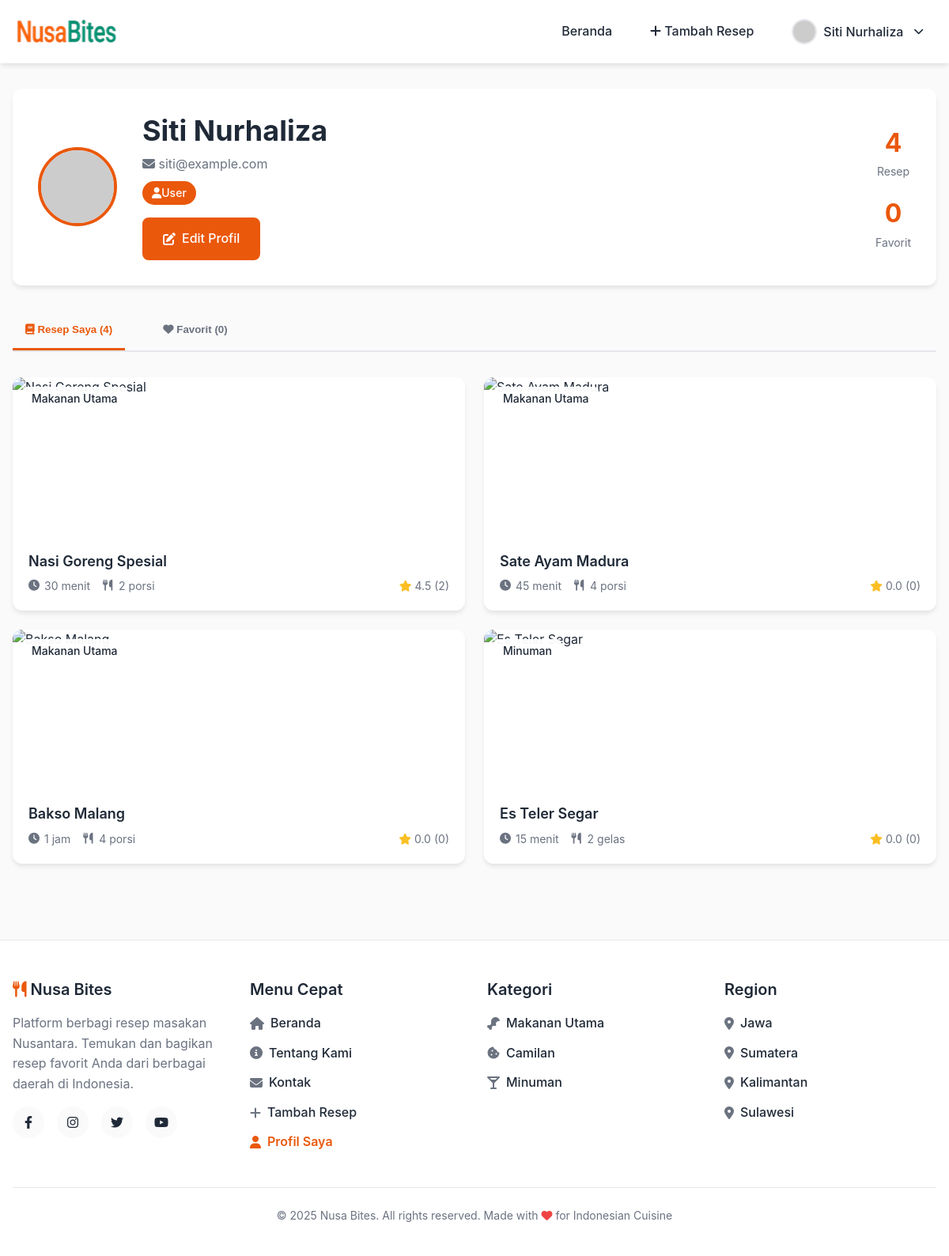
Page /pages/user/profile.php (signed in) on the committed database.
### tables this page shows
CREATE TABLE IF NOT EXISTS recipes (
    id INT AUTO_INCREMENT PRIMARY KEY,
    title VARCHAR(200) NOT NULL,
    description TEXT NOT NULL,
    image VARCHAR(500) DEFAULT NULL,
    author_id INT NOT NULL,
    author_name VARCHAR(100) NOT NULL,
    author_avatar VARCHAR(255) DEFAULT NULL,
    cooking_time VARCHAR(50) NOT NULL,
    servings VARCHAR(20) DEFAULT NULL,
    category VARCHAR(50) NOT NULL,
    region VARCHAR(50) NOT NULL,
    rating DECIMAL(3,2) DEFAULT 0.00,
    review_count INT DEFAULT 0,
    ingredients TEXT NOT NULL,
    steps TEXT NOT NULL,
    created_at TIMESTAMP DEFAULT CURRENT_TIMESTAMP,
    updated_at TIMESTAMP DEFAULT CURRENT_TIMESTAMP ON UPDATE CURRENT_TIMESTAMP,
    FOREIGN KEY (author_id) REFERENCES users(id) ON DELETE CASCADE,
    INDEX idx_category (category),
    INDEX idx_region (region),
    INDEX idx_rating (rating)
);

### config/functions.php (called while the page is built, shortened)
<?php
function isLoggedIn()
{
    return isset($_SESSION['user_id']);
}
function getCurrentUser()
{
    return [
        'id' => $_SESSION['user_id'],
        'name' => $_SESSION['user_name'],
        'email' => $_SESSION['user_email'],
        'role' => $_SESSION['user_role'],
        'avatar' => $_SESSION['user_avatar']
    ];
}
function isActivePage($pageName)
{
    $currentPage = basename($_SERVER['PHP_SELF']);
    return $currentPage === $pageName ? 'active' : '';
}

### pages/user/profile.php (the view, shortened to what this page needs)
<?php
require_once '../../config/functions.php';
$user = getCurrentUser();
$conn = getDBConnection();
$myRecipesStmt = $conn->prepare("SELECT r.*,
                                  (SELECT COUNT(*) FROM reviews WHERE recipe_id = r.id) as actual_review_count,
                                  (SELECT AVG(rating) FROM reviews WHERE recipe_id = r.id) as actual_rating
                                  FROM recipes r WHERE r.author_id = ? ORDER BY r.created_at DESC");
$myRecipesStmt->bind_param("i", $user['id']);
$myRecipesStmt->execute();
$myRecipes = $myRecipesStmt->get_result()->fetch_all(MYSQLI_ASSOC);
$likedStmt = $conn->prepare("SELECT r.*,
                             (SELECT COUNT(*) FROM reviews WHERE recipe_id = r.id) as actual_review_count,
                             (SELECT AVG(rating) FROM reviews WHERE recipe_id = r.id) as actual_rating
                             FROM recipes r
                             INNER JOIN liked_recipes l ON r.id = l.recipe_id
                             WHERE l.user_id = ?
                             ORDER BY l.created_at DESC");
$likedStmt->bind_param("i", $user['id']);
$likedStmt->execute();
$likedRecipes = $likedStmt->get_result()->fetch_all(MYSQLI_ASSOC);
?>
<!DOCTYPE html>
<html lang="id">
<head>
    <link rel="stylesheet" href="../../assets/css/style.css">
    <link rel="stylesheet" href="https://cdnjs.cloudflare.com/ajax/libs/font-awesome/6.4.0/css/all.min.css">
</head>
<body>
    <header class="header">
        <div class="container header-content">
            <a href="../../index.php" class="logo">
                <img src="../../assets/images/logo.png" alt="NusaBites Logo" style="height: 40px;">
            </a>
            <nav class="nav-links">
                <a href="../../index.php" class="<?php echo isActivePage('index.php'); ?>">Beranda</a>
                <a href="../recipe/add_recipe.php" class="<?php echo isActivePage('add_recipe.php'); ?>"><i class="fas fa-plus"></i> Tambah Resep</a>
                <div class="profile-dropdown">
                    <button class="user-profile-btn" onclick="toggleProfileDropdown(event)">
                        <?php
                        $navAvatar = $user['avatar'];
                        ?>
                        <?php if (!empty($navAvatar)): ?>
                            <img src="<?php echo htmlspecialchars($navAvatar); ?>"
                                alt="<?php echo htmlspecialchars($user['name']); ?>"
                                class="avatar">
                        <?php else: ?>
                            <i class="fas fa-user-circle" style="font-size: 1.5rem;"></i>
                        <?php endif; ?>
                        <span><?php echo htmlspecialchars($user['name']); ?></span>
                        <i class="fas fa-chevron-down" style="font-size: 0.8rem; margin-left: 0.3rem;"></i>
                    </button>
                </div>
            </nav>
        </div>
    </header>
    <div class="container" style="padding: 2rem 1rem;">
        <div class="card" style="padding: 2rem; margin-bottom: 2rem;">
            <div style="display: flex; align-items: center; gap: 2rem;">
                <?php
                $avatarSrc = $user['avatar'];
                ?>
                <?php if (!empty($avatarSrc)): ?>
                    <img src="<?php echo htmlspecialchars($avatarSrc); ?>"
                        alt="<?php echo htmlspecialchars($user['name']); ?>"
                        style="width: 100px; height: 100px; border-radius: 50%; border: 4px solid var(--color-primary); object-fit: cover;">
                <?php endif; ?>
                <div style="flex: 1;">
                    <h1 style="margin-bottom: 0.5rem;"><?php echo htmlspecialchars($user['name']); ?></h1>
                    <p class="text-gray" style="margin-bottom: 0.5rem;">
                        <i class="fas fa-envelope"></i> <?php echo htmlspecialchars($user['email']); ?>
                    </p>
                    <span class="badge badge-primary">
                        <i class="fas fa-<?php echo $user['role'] === 'admin' ? 'crown' : 'user'; ?>"></i>
                        <?php echo $user['role'] === 'admin' ? 'Admin' : 'User'; ?>
                    </span>
                    <div style="margin-top: 1rem;">
                        <a href="edit_profile.php" class="btn btn-secondary">
                            <i class="fas fa-edit"></i> Edit Profil
                        </a>
                    </div>
                </div>
                <div style="display: flex; flex-direction: column; gap: 1rem; text-align: center;">
                    <div>
                        <div style="font-size: 2rem; font-weight: 700; color: var(--color-primary);"><?php echo count($myRecipes); ?></div>
                        <div class="text-gray text-sm">Resep</div>
                    </div>
                    <div>
                        <div style="font-size: 2rem; font-weight: 700; color: var(--color-primary);"><?php echo count($likedRecipes); ?></div>
                        <div class="text-gray text-sm">Favorit</div>
                    </div>
                </div>
            </div>
        </div>
        <div style="margin-bottom: 2rem; border-bottom: 2px solid var(--color-border);">
            <div style="display: flex; gap: 2rem;">
                <button onclick="showTab('my-recipes')" id="tab-my-recipes" class="tab-button active" style="padding: 1rem; background: none; border: none; border-bottom: 3px solid var(--color-primary); cursor: pointer; font-weight: 600; color: var(--color-primary);">
                    <i class="fas fa-book"></i> Resep Saya (<?php echo count($myRecipes); ?>)
                </button>
                <button onclick="showTab('liked')" id="tab-liked" class="tab-button" style="padding: 1rem; background: none; border: none; border-bottom: 3px solid transparent; cursor: pointer; font-weight: 600; color: var(--color-text-gray);">
                    <i class="fas fa-heart"></i> Favorit (<?php echo count($likedRecipes); ?>)
                </button>
            </div>
        </div>
        <div id="content-my-recipes" class="tab-content">
            <?php if (count($myRecipes) > 0): ?>
                <div class="grid recipe-grid">
                    <?php foreach ($myRecipes as $recipe): ?>
                        <div class="card recipe-card" onclick="window.location.href='../recipe/recipe_detail.php?id=<?php echo $recipe['id']; ?>'">
                            <div class="recipe-card-image-wrapper">
                                <span class="recipe-card-badge"><?php echo htmlspecialchars($recipe['category']); ?></span>
                            </div>
                            <div class="card-content">
                                <h3 class="recipe-card-title"><?php echo htmlspecialchars($recipe['title']); ?></h3>
                                <div class="recipe-card-footer">
                                    <div style="display: flex; gap: 1rem; flex-wrap: wrap;">
                                        <div class="flex items-center gap-1">
                                            <i class="fas fa-clock icon-sm"></i>
                                            <span><?php echo htmlspecialchars($recipe['cooking_time']); ?></span>
                                        </div>
                                        <?php if (!empty($recipe['servings'])): ?>
                                            <div class="flex items-center gap-1">
                                                <i class="fas fa-utensils icon-sm"></i>
                                                <span><?php echo htmlspecialchars($recipe['servings']); ?></span>
                                            </div>
                                        <?php endif; ?>
                                    </div>
                                    <div class="recipe-card-rating">
                                        <i class="fas fa-star star-icon"></i>
                                        <span><?php echo $recipe['actual_review_count'] > 0 ? number_format($recipe['actual_rating'], 1) : '0.0'; ?></span>
                                        <span class="text-gray">(<?php echo $recipe['actual_review_count']; ?>)</span>
                                    </div>
                                </div>
                            </div>
                        </div>
                    <?php endforeach; ?>
                </div>
            <?php endif; ?>
        </div>
    </div>
    <?php include '../../includes/footer.php'; ?>
</body>
</html>

### includes/footer.php
<footer class="footer">
    <div class="container">
        <div class="footer-content">
            <div class="footer-section">
                <h3>
                    <i class="fas fa-utensils"></i> Nusa Bites
                </h3>
                <p>Platform berbagi resep masakan Nusantara. Temukan dan bagikan resep favorit Anda dari berbagai daerah di Indonesia.</p>
                <div class="footer-social">
                    <a href="https://www.instagram.com/rizkyangga_7?utm_source=qr&igsh=MXZ1bG9neTJxeHBseA==" aria-label="Facebook">
                        <i class="fab fa-facebook-f"></i>
                    </a>
                    <a href="https://www.instagram.com/rizkyangga_7?utm_source=qr&igsh=MXZ1bG9neTJxeHBseA==" aria-label="Instagram">
                        <i class="fab fa-instagram"></i>
                    </a>
                    <a href="https://www.instagram.com/rizkyangga_7?utm_source=qr&igsh=MXZ1bG9neTJxeHBseA==" aria-label="Twitter">
                        <i class="fab fa-twitter"></i>
                    </a>
                    <a href="https://www.instagram.com/rizkyangga_7?utm_source=qr&igsh=MXZ1bG9neTJxeHBseA==" aria-label="YouTube">
                        <i class="fab fa-youtube"></i>
                    </a>
                </div>
            </div>
            <div class="footer-section">
                <h3>Menu Cepat</h3>
                <ul class="footer-links">
                    <li><a href="index.php" class="<?php echo isActivePage('index.php'); ?>"><i class="fas fa-home"></i> Beranda</a></li>
                    <li><a href="about.php" class="<?php echo isActivePage('about.php'); ?>"><i class="fas fa-info-circle"></i> Tentang Kami</a></li>
                    <li><a href="contact.php" class="<?php echo isActivePage('contact.php'); ?>"><i class="fas fa-envelope"></i> Kontak</a></li>
                    <?php if (isset($user)): ?>
                        <li><a href="add_recipe.php" class="<?php echo isActivePage('add_recipe.php'); ?>"><i class="fas fa-plus"></i> Tambah Resep</a></li>
                        <li><a href="profile.php" class="<?php echo isActivePage('profile.php'); ?>"><i class="fas fa-user"></i> Profil Saya</a></li>
                    <?php endif; ?>
                </ul>
            </div>
            <div class="footer-section">
                <h3>Kategori</h3>
                <ul class="footer-links">
                    <li><a href="index.php?categories[]=Makanan+Utama"><i class="fas fa-drumstick-bite"></i> Makanan Utama</a></li>
                    <li><a href="index.php?categories[]=Camilan"><i class="fas fa-cookie-bite"></i> Camilan</a></li>
                    <li><a href="index.php?categories[]=Minuman"><i class="fas fa-glass-martini-alt"></i> Minuman</a></li>
                </ul>
            </div>
            <div class="footer-section">
                <h3>Region</h3>
                <ul class="footer-links">
                    <li><a href="index.php?regions[]=Jawa"><i class="fas fa-map-marker-alt"></i> Jawa</a></li>
                    <li><a href="index.php?regions[]=Sumatera"><i class="fas fa-map-marker-alt"></i> Sumatera</a></li>
                    <li><a href="index.php?regions[]=Kalimantan"><i class="fas fa-map-marker-alt"></i> Kalimantan</a></li>
                    <li><a href="index.php?regions[]=Sulawesi"><i class="fas fa-map-marker-alt"></i> Sulawesi</a></li>
                </ul>
            </div>
        </div>
        <div class="footer-bottom">
            <p>&copy; <?php echo date('Y'); ?> Nusa Bites. All rights reserved. Made with <i class="fas fa-heart" style="color: #ef4444;"></i> for Indonesian Cuisine</p>
        </div>
    </div>
</footer>

### rows in the picture
recipes: category "Makanan Utama", title "Nasi Goreng Spesial", cooking_time "30 menit", servings "2 porsi", actual_rating "4.5", actual_review_count "2"
recipes: category "Makanan Utama", title "Sate Ayam Madura", cooking_time "45 menit", servings "4 porsi", shows "0.0", actual_review_count "0"
recipes: category "Makanan Utama", title "Bakso Malang", cooking_time "1 jam", servings "4 porsi", shows "0.0", actual_review_count "0"
recipes: category "Minuman", title "Es Teler Segar", cooking_time "15 menit", servings "2 gelas", shows "0.0", actual_review_count "0"

### other values in the picture
$user['name'] "Siti Nurhaliza"
$user['email'] "siti@example.com"
count($myRecipes) "4"
count($likedRecipes) "0"
